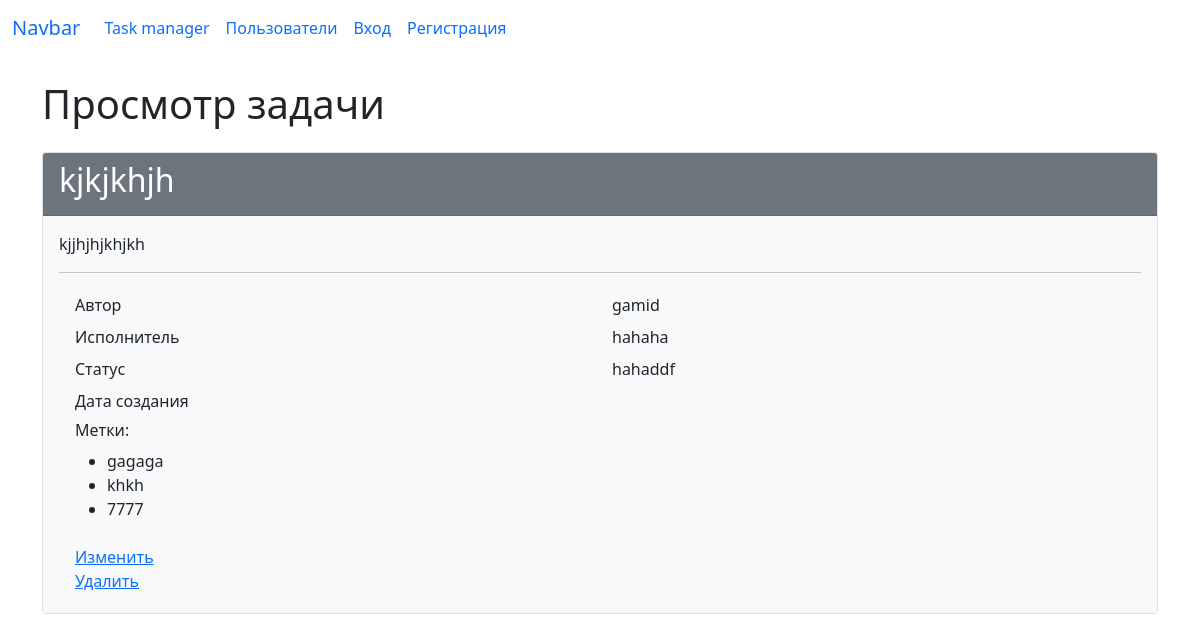
Page /tasks/2 on the committed database.
### task_manager/tasks/models.py (models this page shows, shortened)
class Task(models.Model):
    name = models.CharField(max_length=255, unique=True)
    description = models.TextField(max_length=1048576)
    created_date = models.DateField(auto_now_add=True)
    author = models.ForeignKey(
        CustomUser,
        on_delete=models.PROTECT,
        related_name='author'
    )
    status = models.ForeignKey(
        Status,
        on_delete=models.PROTECT,
        related_name='status'
    )
    executor = models.ForeignKey(
        CustomUser,
        on_delete=models.PROTECT,
        related_name='executor'
    )
    labels = models.ManyToManyField(Label, blank=True)

### task_manager/users/models.py (models this page shows, shortened)
class CustomUser(AbstractUser):
    first_name = models.CharField(max_length=255, default='')
    last_name = models.CharField(max_length=255, default='')
    def __str__(self):
        return self.first_name + ' ' + self.last_name

### task_manager/statuses/models.py (models this page shows, shortened)
class Status(models.Model):
    name = models.CharField(max_length=255, unique=True)
    created_date = models.DateField(auto_now_add=True)
    def __str__(self):
        return self.name

### task_manager/labels/models.py (models this page shows, shortened)
class Label(models.Model):
    name = models.CharField(
        max_length=100, unique=True
    )
    creation_date = models.DateTimeField(auto_now_add=True)

### task_manager/tasks/views.py (the view)
# urls.py: path('<int:pk>', TaskDetailView.as_view(), name='detail_page')
class TaskDetailView(DetailView):
    model = Task
    context_object_name = 'task'
    template_name = 'tasks/task_detail.html'

### task_manager/templates/tasks/task_detail.html (shortened to what this page needs)
{% extends 'base.html' %}
{% load i18n %}
{% block content %}
<div class="container wrapper flex-grow-1">
<h1 class="my-4">Просмотр задачи</h1>
<div class="card">
  <div class="card-header bg-secondary text-white">
    <h2>{{ task.name }}</h2>
  </div>
  <div class="card-body bg-light">
    <p>{{ task.description }}</p>
    <hr>
    <div class="container">
      <div class="row p-1">
        <div class="col">Автор</div>
        <div class="col">{{ task.author.username }}</div>
      </div>
      <div class="row p-1">
        <div class="col">Исполнитель</div>
        <div class="col">{{ task.executor }}</div>
      </div>
      <div class="row p-1">
        <div class="col">Статус</div>
        <div class="col">{{ task.status }}</div>
      </div>
      <div class="row p-1">
        <div class="col">Дата создания</div>
        <div class="col">{{ task.created_at }}</div>
      </div>
      <div class="row p-1">
        <div class="col">
          <h6>Метки:</h6>
          <ul>
            {% for label in task.labels.all %}
              <li>{{ label.name }}</li>
            {% endfor %}
          </ul>
        </div>
      </div>
      <div class="row p-1">
        <div class="col">
          <a href="{% url 'tasks:update_page' pk=task.id %}">Изменить</a>
          <br>
          <a href="{% url 'tasks:delete_page' pk=task.id %}">Удалить</a>
        </div>
      </div>
    </div>
  </div>
</div>
</div>
{% endblock %}

### rows in the picture
Task: name "kjkjkhjh", description "kjjhjhjkhjkh", author.username "gamid", executor "hahaha", status "hahaddf"
Label: name "gagaga"
Label: name "khkh"
Label: name "7777"
